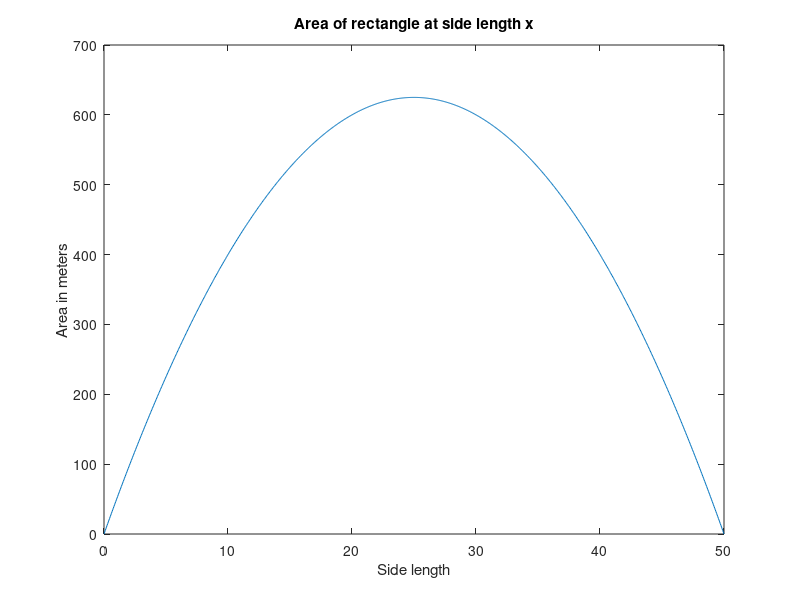

The MATLAB script that drew this image:
% Artem Dudko, Trevor McCarthy, Josh Sheinis
% Matlab week 2 project 2
% Lab section 02
clear
clc
% command window and workspace was cleared
x=linspace(0,50,1000);
P=100;
% the variables x and P were defined
A=x.*(50-x);
% The variable A was defined as the given function
plot(x,A);
xlabel("Side length");
ylabel("Area in meters");
title("Area of rectangle at side length x");
% A plot of A vs x is displayed with the given axis labels and title
[A_max,locs]=findpeaks(A);
% found the peaks of y and their indices in the vector
x_locs=x(locs);
% found the x values at the peaks of y
fprintf('Maximum area is %f square meters \n', A_max);
fprintf('Length of the rectangle is %f meters \n', x_locs);
width = 50 - x_locs;
fprintf('Width of the rectangle is %f meters \n', width);
% the maximum area and the corresponding side lengths were printed 